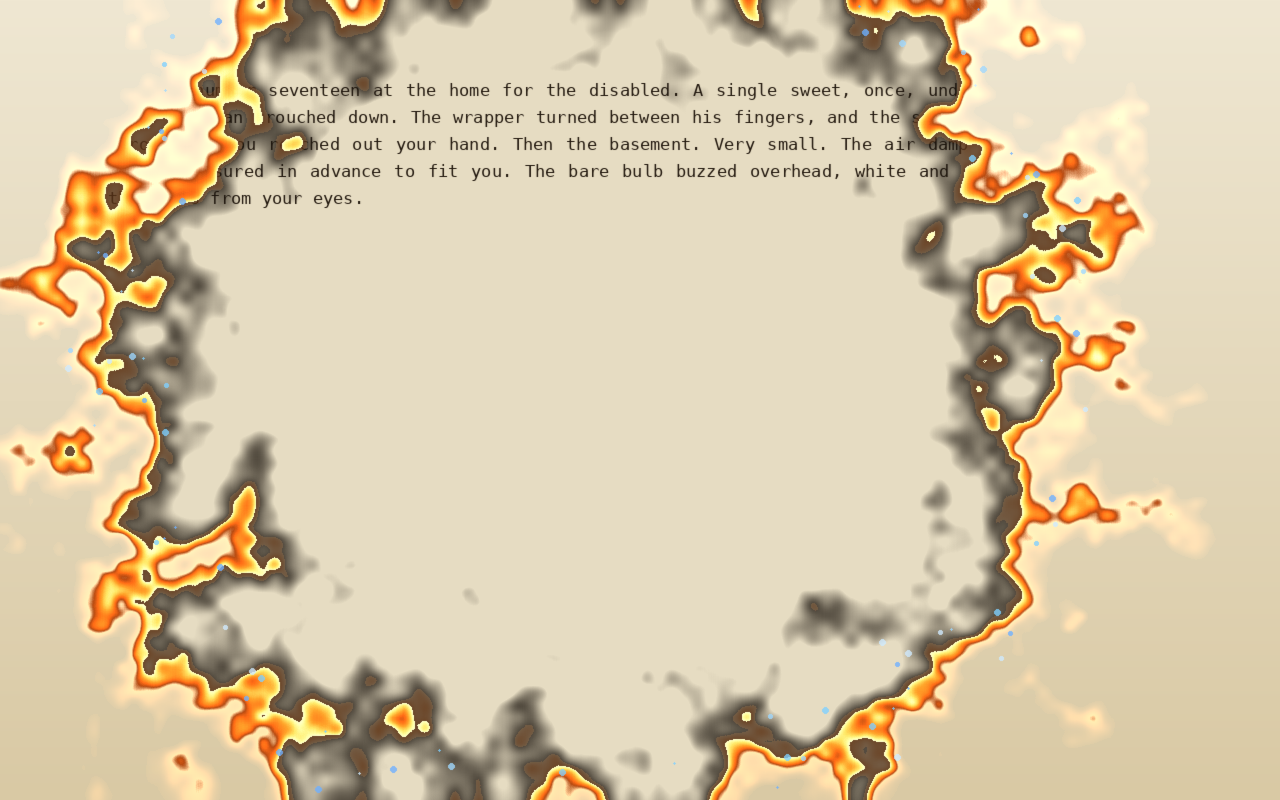

Generate this figure with Python:
"""Static sanity-check of part2.html's burn composite (one mid-burn frame).
Mirrors the GLSL: cover (PART TWO paper) eaten by a noisy radial flame ring,
revealing the ash-toned content page beneath. Not the deliverable -- the real
piece is interactive WebGL; this just verifies the look on a browserless box."""
import math, random
import numpy as np
from PIL import Image, ImageDraw, ImageFont, ImageFilter

random.seed(3); np.random.seed(3)
W, H = 1280, 800

def font(path_opts, sz):
    for p in path_opts:
        try: return ImageFont.truetype(p, sz)
        except: pass
    return ImageFont.load_default()
SERIF = ["/usr/share/fonts/truetype/dejavu/DejaVuSerif-Italic.ttf",
         "/usr/share/fonts/truetype/dejavu/DejaVuSerif.ttf"]
MONO  = ["/usr/share/fonts/truetype/dejavu/DejaVuSansMono.ttf"]

def fbm_field(scale, seed):
    rng=np.random.default_rng(seed)
    small=rng.random((int(H/scale)+2,int(W/scale)+2))
    img=Image.fromarray((small*255).astype(np.uint8)).resize((W,H),Image.BICUBIC)
    return np.asarray(img,dtype=float)/255.0

# ---- cover page: cream paper + PART TWO ----
cover=Image.new("RGB",(W,H))
cd=ImageDraw.Draw(cover)
for y in range(H):
    t=y/H; r=int(239*(1-t)+217*t); g=int(231*(1-t)+201*t); b=int(210*(1-t)+164*t)
    cd.line([(0,y),(W,y)],fill=(r,g,b))
big=font(SERIF,210); small=font(MONO,30)
cd.text((W/2,H*0.40),"PART",font=big,fill=(28,20,12),anchor="mm")
cd.text((W/2,H*0.40+190),"TWO",font=big,fill=(28,20,12),anchor="mm")
cd.text((W/2,H*0.40+300),"B Y S T A N D E R   ·   N O. 17",font=small,fill=(40,28,16),anchor="mm")
cover_a=np.asarray(cover,dtype=float)/255.0

# ---- content page: aged paper + a few justified-ish lines ----
content=Image.new("RGB",(W,H),(230,220,194))
nd=ImageDraw.Draw(content)
body=font(MONO,17)
STORY=("You are number seventeen at the home for the disabled. A single sweet, "
"once, undid the whole of your life. The man crouched down. The wrapper turned "
"between his fingers, and the sun broke a small rainbow across it. You reached "
"out your hand. Then the basement. Very small. The air damp and mouldy, like a "
"coffin measured in advance to fit you. The bare bulb buzzed overhead, white and "
"scalding, and seared the tears from your eyes.").split()
boxX=int(W*0.085); boxW=W-2*boxX; cw=body.getlength("M"); sp=cw
y=80; line=[]; lw=0
def flush(words,last):
    global y
    if not words: return
    nat=sum(body.getlength(w) for w in words)+sp*(len(words)-1)
    gap=sp if (last or len(words)<2) else sp+(boxW-nat)/(len(words)-1)
    x=boxX
    for w in words:
        nd.text((x,y),w,font=body,fill=(36,26,16)); x+=body.getlength(w)+gap
    y+=int(17*1.62)
for w in STORY:
    add=(sp if line else 0)+body.getlength(w)
    if line and lw+add>boxW: flush(line,False); line=[]; lw=0
    line.append(w); lw+=(sp if len(line)>1 else 0)+body.getlength(w)
flush(line,True)
content_a=np.asarray(content,dtype=float)/255.0

# ---- burn field (mirror shader) ----
xs=np.linspace(0,1,W); ys=np.linspace(0,1,H); U,V=np.meshgrid(xs,ys)
aspect=W/H
cx,cy=0.46,0.46
d=np.sqrt(((U-cx)*aspect)**2+(V-(cy))**2)
nz=(fbm_field(60,1)+0.5*fbm_field(28,2)+0.25*fbm_field(13,3))/1.75
progress=0.62
b=progress-(d+(nz-0.5)*0.34)
T_FLAME,T_THROUGH=0.0,0.055

def pool(e):
    e=np.clip(e,0,1)
    stops=np.array([[.16,.07,.02],[.37,.12,.02],[.70,.27,.04],[1,.48,.12],[1,.76,.36],[1,.94,.78]])
    t=e*5; i=np.clip(t.astype(int),0,4); f=(t-i)[...,None]
    return stops[i]*(1-f)+stops[i+1]*f

ASH=np.array([0.10,0.075,0.05])
col=cover_a.copy()
# flame edge
edge=(b>=T_FLAME)&(b<T_THROUGH)
e=((b-T_FLAME)/(T_THROUGH-T_FLAME))
fire=pool(e)
k=np.clip((e-0.0)/0.22,0,1)[...,None]
col=np.where(edge[...,None], cover_a*(1-k)+fire*k, col)
# burned through -> content (ash near frontier)
through=b>=T_THROUGH
scorch=np.clip(1-(b-T_THROUGH)/0.10,0,1)[...,None]
revealed=content_a*(1-scorch*0.9)+ASH*(scorch*0.9)
col=np.where(through[...,None], revealed, col)
# ring glow
ring=np.exp(-((b-0.025)/0.05)**2)
glow=np.array([1,0.5,0.15])
col=np.clip(col+glow*(ring*0.35)[...,None]*(((b>T_FLAME-0.06)&(b<T_THROUGH+0.02))[...,None]),0,1)

out=Image.fromarray((col*255).astype(np.uint8))
# a few blue embers along the ring
od=ImageDraw.Draw(out,"RGBA")
ember=[(207,234,255),(159,216,255),(111,176,255),(127,208,255)]
for _ in range(120):
    a=random.random()*6.283; rr=progress*H*(0.85+random.random()*0.2)
    x=cx*W+math.cos(a)*rr; yy=cy*H+math.sin(a)*rr - random.random()*40
    if 0<x<W and 0<yy<H:
        c=random.choice(ember); s=random.randint(1,3)
        od.ellipse([x-s,yy-s,x+s,yy+s],fill=(c[0],c[1],c[2],200))
out=out.filter(ImageFilter.GaussianBlur(0.4))
out.save("preview2.png"); print("wrote preview2.png")
